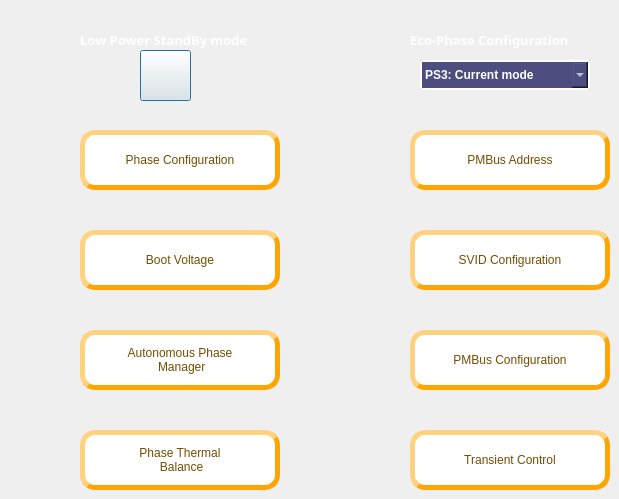
      <widget class="QWidget" name="page_Device_Configuration">
       <widget class="QPushButton" name="pushButton_phase_configuration">
        <property name="geometry">
         <rect>
          <x>80</x>
          <y>130</y>
          <width>200</width>
          <height>60</height>
         </rect>
        </property>
        <property name="styleSheet">
         <string notr="true">QPushButton{
	font: 87 10pt &quot;Arial Black&quot;;
	color: rgb(116, 77, 0);
background-color: rgb(255, 255, 255);
border-style:outset;
border-width:5px;
border-color:orange;
border-radius:15px;

}
QPushButton::hover {
background-color:lightgreen;
	
	}</string>
        </property>
        <property name="text">
         <string>Phase Configuration</string>
        </property>
       </widget>
       <widget class="QPushButton" name="pushButton_PMBus_address">
        <property name="geometry">
         <rect>
          <x>410</x>
          <y>130</y>
          <width>200</width>
          <height>60</height>
         </rect>
        </property>
        <property name="styleSheet">
         <string notr="true">QPushButton{
	font: 87 10pt &quot;Arial Black&quot;;
	color: rgb(116, 77, 0);
background-color: rgb(255, 255, 255);
border-style:outset;
border-width:5px;
border-color:orange;
border-radius:15px;
}
QPushButton::hover {
background-color:lightgreen;
	
	}</string>
        </property>
        <property name="text">
         <string>PMBus Address</string>
        </property>
       </widget>
       <widget class="QPushButton" name="pushButton_boot_voltage">
        <property name="geometry">
         <rect>
          <x>80</x>
          <y>230</y>
          <width>200</width>
          <height>60</height>
         </rect>
        </property>
        <property name="styleSheet">
         <string notr="true">QPushButton{
	font: 87 10pt &quot;Arial Black&quot;;
	color: rgb(116, 77, 0);
background-color: rgb(255, 255, 255);
border-style:outset;
border-width:5px;
border-color:orange;
border-radius:15px;
}
QPushButton::hover {
background-color:lightgreen;
	
	}</string>
        </property>
        <property name="text">
         <string>Boot Voltage</string>
        </property>
       </widget>
       <widget class="QPushButton" name="pushButton_SVID_Configuration">
        <property name="geometry">
         <rect>
          <x>410</x>
          <y>230</y>
          <width>200</width>
          <height>60</height>
         </rect>
        </property>
        <property name="styleSheet">
         <string notr="true">QPushButton{
	font: 87 10pt &quot;Arial Black&quot;;
color: rgb(116, 77, 0);
background-color: rgb(255, 255, 255);
border-style:outset;
border-width:5px;
border-color:orange;
border-radius:15px;
}
QPushButton::hover {
background-color:lightgreen;
	
	}</string>
        </property>
        <property name="text">
         <string>SVID Configuration</string>
        </property>
       </widget>
       <widget class="QPushButton" name="pushButton_Low_power_std_mode">
        <property name="geometry">
         <rect>
          <x>140</x>
          <y>50</y>
          <width>51</width>
          <height>51</height>
         </rect>
        </property>
        <property name="mouseTracking">
         <bool>true</bool>
        </property>
        <property name="tabletTracking">
         <bool>true</bool>
        </property>
        <property name="styleSheet">
         <string notr="true">QPushButton{
border-image: url(:/D:/Au4592/Ampsemi/Main_Files/GUI_IMAGE/but0.png);
}


QPushButton::hover {
border-image: url(:/D:/Au4592/Ampsemi/Main_Files/GUI_IMAGE/but0_hover.png);
	}
</string>
        </property>
        <property name="text">
         <string/>
        </property>
        <property name="checkable">
         <bool>true</bool>
        </property>
        <property name="default">
         <bool>true</bool>
        </property>
       </widget>
       <widget class="QPushButton" name="pushButton_autonomous_phase_manager">
        <property name="geometry">
         <rect>
          <x>80</x>
          <y>330</y>
          <width>200</width>
          <height>60</height>
         </rect>
        </property>
        <property name="styleSheet">
         <string notr="true">QPushButton{
	font: 87 10pt &quot;Arial Black&quot;;
color: rgb(116, 77, 0);
background-color: rgb(255, 255, 255);
border-style:outset;
border-width:5px;
border-color:orange;
border-radius:15px;
}
QPushButton::hover {
background-color:lightgreen;
	
	}</string>
        </property>
        <property name="text">
         <string>Autonomous Phase 
 Manager</string>
        </property>
       </widget>
       <widget class="QPushButton" name="pushButton_transient_control">
        <property name="geometry">
         <rect>
          <x>410</x>
          <y>430</y>
          <width>200</width>
          <height>60</height>
         </rect>
        </property>
        <property name="styleSheet">
         <string notr="true">QPushButton{
	font: 87 10pt &quot;Arial Black&quot;;
color: rgb(116, 77, 0);
background-color: rgb(255, 255, 255);
border-style:outset;
border-width:5px;
border-color:orange;
border-radius:15px;
}
QPushButton::hover {
background-color:lightgreen;
	
	}</string>
        </property>
        <property name="text">
         <string>Transient Control</string>
        </property>
       </widget>
       <widget class="QLabel" name="label_Device_Status_3">
        <property name="geometry">
         <rect>
          <x>80</x>
          <y>30</y>
          <width>200</width>
          <height>20</height>
         </rect>
        </property>
        <property name="font">
         <font>
          <family>Arial Black</family>
          <pointsize>10</pointsize>
          <weight>75</weight>
          <bold>true</bold>
         </font>
        </property>
        <property name="styleSheet">
         <string notr="true">color: rgb(255, 255, 255);</string>
        </property>
        <property name="text">
         <string>Low Power StandBy mode</string>
        </property>
       </widget>
       <widget class="QPushButton" name="pushButton_phase_thermal_balance">
        <property name="geometry">
         <rect>
          <x>80</x>
          <y>430</y>
          <width>200</width>
          <height>60</height>
         </rect>
        </property>
        <property name="styleSheet">
         <string notr="true">QPushButton{
	font: 87 10pt &quot;Arial Black&quot;;
color: rgb(116, 77, 0);
background-color: rgb(255, 255, 255);
border-style:outset;
border-width:5px;
border-color:orange;
border-radius:15px;
}
QPushButton::hover {
background-color:lightgreen;
	
	}</string>
        </property>
        <property name="text">
         <string>Phase Thermal 
 Balance</string>
        </property>
       </widget>
       <widget class="QLabel" name="label_Device_Status_2">
        <property name="geometry">
         <rect>
          <x>410</x>
          <y>30</y>
          <width>200</width>
          <height>20</height>
         </rect>
        </property>
        <property name="font">
         <font>
          <family>Arial Black</family>
          <pointsize>10</pointsize>
          <weight>75</weight>
          <bold>true</bold>
         </font>
        </property>
        <property name="styleSheet">
         <string notr="true">color: rgb(255, 255, 255);</string>
        </property>
        <property name="text">
         <string>Eco-Phase Configuration</string>
        </property>
       </widget>
       <widget class="QPushButton" name="pushButton_PMBus_Configuration">
        <property name="geometry">
         <rect>
          <x>410</x>
          <y>330</y>
          <width>200</width>
          <height>60</height>
         </rect>
        </property>
        <property name="styleSheet">
         <string notr="true">QPushButton{
	font: 87 10pt &quot;Arial Black&quot;;
color: rgb(116, 77, 0);
background-color: rgb(255, 255, 255);
border-style:outset;
border-width:5px;
border-color:orange;
border-radius:15px;
}
QPushButton::hover {
background-color:lightgreen;
	
	}</string>
        </property>
        <property name="text">
         <string>PMBus Configuration</string>
        </property>
       </widget>
       <widget class="QComboBox" name="comboBox_Eco_phase">
        <property name="geometry">
         <rect>
          <x>420</x>
          <y>60</y>
          <width>170</width>
          <height>30</height>
         </rect>
        </property>
        <property name="styleSheet">
         <string notr="true">QComboBox{
font: 75 10pt &quot;MS Shell Dlg 2&quot;;
color: white;
background-color: rgb(77, 77, 127);
border-style:outset;
border-width:2px;
border-color:white;
font:bold;
border-radius:0px;
}

QListView {
background-color:lightgreen;
border-radius:0px;
}
</string>
        </property>
        <item>
         <property name="text">
          <string>PS3: Current mode</string>
         </property>
        </item>
        <item>
         <property name="text">
          <string>PS3: Voltage mode</string>
         </property>
        </item>
        <item>
         <property name="text">
          <string>Auto-Switch</string>
         </property>
        </item>
        <item>
         <property name="text">
          <string>Manual</string>
         </property>
        </item>
       </widget>
      </widget>
